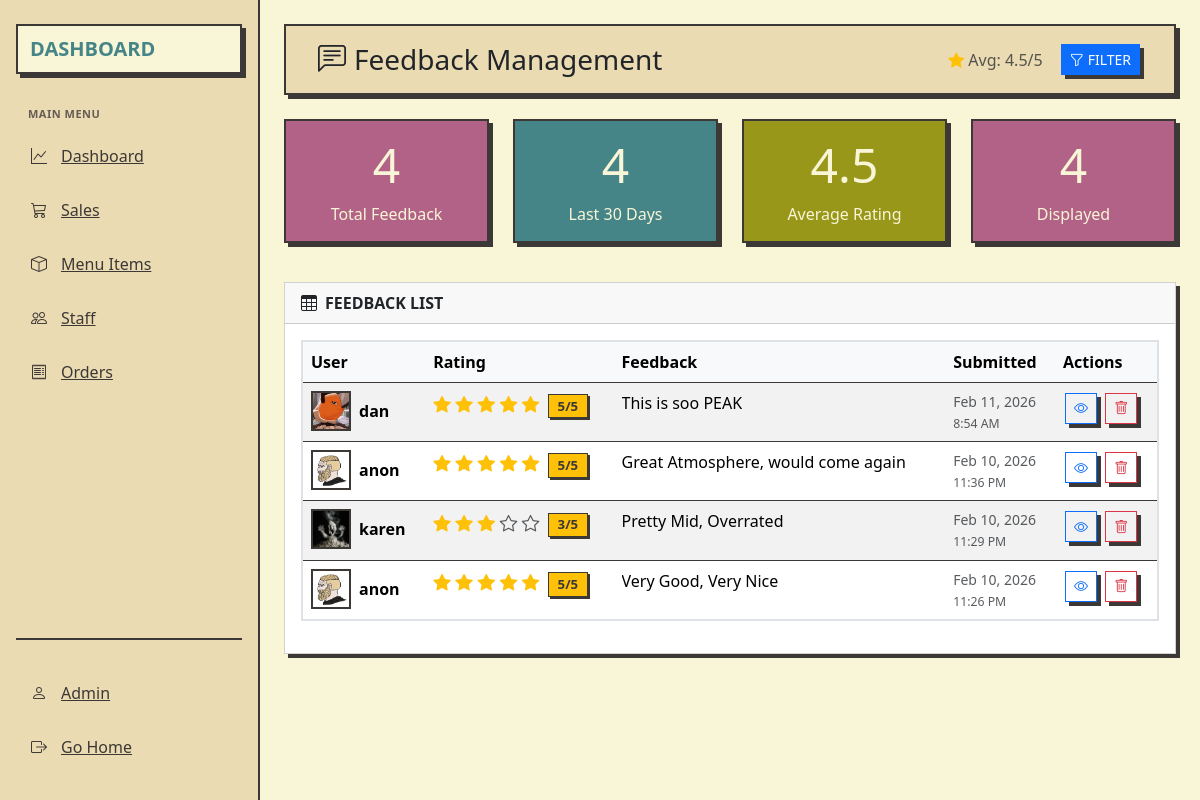
Screenshot of /feedback.php (signed in) with the database file from the repository.
### tables this page shows
CREATE TABLE `feedbacks` (
  `id` int(11) NOT NULL,
  `feedback_text` text NOT NULL,
  `rating` int(1) DEFAULT 3,
  `created_at` datetime NOT NULL,
  `user_id` int(11) DEFAULT NULL
);

CREATE TABLE `users` (
  `id` int(11) NOT NULL,
  `username` varchar(50) NOT NULL,
  `email` varchar(100) NOT NULL,
  `password` varchar(255) NOT NULL,
  `role_id` int(11) NOT NULL,
  `email_verified` tinyint(1) DEFAULT 0,
  `verification_token` varchar(64) DEFAULT NULL,
  `token_expires` datetime DEFAULT NULL,
  `profile_picture` varchar(255) DEFAULT 'default-profile.png',
  `is_active` tinyint(1) DEFAULT 1,
  `banned_at` datetime DEFAULT NULL,
  `ban_reason` text DEFAULT NULL
);

### app/permission.php (called while the page is built, shortened)
<?php
function hasPermission($permission_name) {
    global $pdo;
    $role_id = $_SESSION['role_id'] ?? null;
    $stmt = $pdo->prepare('
        SELECT COUNT(*) FROM role_permissions
        INNER JOIN permissions ON role_permissions.permission_id = permissions.id
        WHERE role_permissions.role_id = :role_id AND permissions.permission_name = :permission_name
    ');
    $stmt->execute(['role_id' => $role_id, 'permission_name' => $permission_name]);
    return $stmt->fetchColumn() > 0;
}

### app/feedback_functions.php (called while the page is built, shortened)
<?php
function getAllFeedbacks($pdo) {
    try {
        $stmt = $pdo->query("
            SELECT f.*,
                   COALESCE(u.username, 'Anonymous') as display_name,
                   u.profile_picture
            FROM feedbacks f
            LEFT JOIN users u ON f.user_id = u.id
            ORDER BY f.created_at DESC
        ");
        return $stmt->fetchAll(PDO::FETCH_ASSOC);
    } catch(PDOException $e) {
        error_log("Error fetching feedbacks: " . $e->getMessage());
        return [];
    }
}
function getFeedbackStats($pdo) {
    $stats = [];
    try {
        $stmt = $pdo->query("SELECT COUNT(*) as total FROM feedbacks");
        $stats['total'] = $stmt->fetch(PDO::FETCH_ASSOC)['total'];
        $stmt = $pdo->query("SELECT AVG(rating) as average_rating FROM feedbacks");
        $stats['average_rating'] = round($stmt->fetch(PDO::FETCH_ASSOC)['average_rating'], 1);
        $stmt = $pdo->query("
            SELECT rating, COUNT(*) as count
            FROM feedbacks
            GROUP BY rating
            ORDER BY rating DESC
        ");
        $stats['distribution'] = $stmt->fetchAll(PDO::FETCH_ASSOC);
        $stmt = $pdo->prepare("
            SELECT COUNT(*) as recent_count
            FROM feedbacks
            WHERE created_at >= DATE_SUB(NOW(), INTERVAL 30 DAY)
        ");
        $stmt->execute();
        $stats['recent'] = $stmt->fetch(PDO::FETCH_ASSOC)['recent_count'];
    } catch(PDOException $e) {
        error_log("Error getting feedback stats: " . $e->getMessage());
        $stats['total'] = 0;
        $stats['average_rating'] = 0;
        $stats['distribution'] = [];
        $stats['recent'] = 0;
    }
    return $stats;
}
?>

### feedback.php (the view, shortened to what this page needs)
<?php
require 'app/db.php';
require 'app/feedback_functions.php';
require 'app/permission.php';
$orderBy = 'created_at DESC';
$feedback_items = getAllFeedbacks($pdo);
usort($feedback_items, function($a, $b) use ($orderBy) {
    if ($orderBy === 'rating DESC, created_at DESC') {
        if ($a['rating'] == $b['rating']) {
            return strtotime($b['created_at']) - strtotime($a['created_at']);
        }
        return $b['rating'] - $a['rating'];
    } elseif ($orderBy === 'rating ASC, created_at DESC') {
        if ($a['rating'] == $b['rating']) {
            return strtotime($b['created_at']) - strtotime($a['created_at']);
        }
        return $a['rating'] - $b['rating'];
    } elseif ($orderBy === 'created_at ASC') {
        return strtotime($a['created_at']) - strtotime($b['created_at']);
    } else {
        return strtotime($b['created_at']) - strtotime($a['created_at']);
    }
});
$stats = getFeedbackStats($pdo);
?>
<!DOCTYPE html>
<html lang="en">
<head>
    <link rel="stylesheet" href="assets/css/dashboard.css">
    <link href="assets/vendor/bootstrap/css/bootstrap.min.css" rel="stylesheet">
    <link href="assets/vendor/bootstrap-icons/bootstrap-icons.css" rel="stylesheet">
</head>
<body>
    <div class="app-container">
        <aside class="sidebar" id="sidebar">
            <div class="logo">
                <div class="logo-text">Dashboard</div>
            </div>
            <nav class="nav-section">
                <div class="nav-label">Main Menu</div>
                <a href="dashboard.php" class="nav-item">
                    <i class="bi bi-graph-up"></i>
                    <span>Dashboard</span>
                </a>
                <a href="sales.php" class="nav-item">
                    <i class="bi bi-cart3"></i>
                    <span>Sales</span>
                </a>
                <a href="menu_items.php" class="nav-item">
                    <i class="bi bi-box"></i>
                    <span>Menu Items</span>
                </a>
                <?php if (hasPermission('manage_customers')): ?>
                <a href="customers.php" class="nav-item">
                    <i class="bi bi-people"></i>
                    <span>Customers</span>
                </a>
                <?php elseif (hasPermission('manage_staff')): ?>
                <a href="staff.php" class="nav-item">
                    <i class="bi bi-people"></i>
                    <span>Staff</span>
                </a>
                <?php endif; ?>
                <a href="orders.php" class="nav-item">
                    <i class="bi bi-receipt"></i>
                    <span>Orders</span>
                </a>
            </nav>
            <div class="sidebar-footer">
                <a href="profile.php" class="nav-item">
                    <i class="bi bi-person"></i>
                    <?php if (hasPermission('manage_customers')): ?>
                    <span>Staff</span>
                    <?php elseif (hasPermission('manage_staff')): ?>
                    <span>Admin</span>
                    <?php endif; ?>
                </a>
                <a href="index.php" class="nav-item">
                    <i class="bi bi-box-arrow-right"></i>
                    <span>Go Home</span>
                </a>
            </div>
        </aside>
        <div class="main-content">
            <div class="col-md-13 col-lg-12 p-4">
                <div class="top-bar d-flex justify-content-between align-items-center mb-4">
                    <h1 class="h3 mb-0">
                        <i class="bi bi-chat-left-text me-2"></i>Feedback Management
                    </h1>
                    <div class="d-flex gap-2 align-items-center">
                        <span class="text-muted me-2">
                            <i class="bi bi-star-fill text-warning"></i> Avg: <?php echo $stats['average_rating']; ?>/5
                        </span>
                        <div class="filter-wrapper">
                            <button class="btn btn-primary btn-sm" id="filterBtn" type="button">
                                <i class="bi bi-funnel me-1"></i>Filter
                            </button>
                        </div>
                    </div>
                </div>
                <div class="row mb-4">
                    <div class="col-md-3">
                        <div class="stat-card total">
                            <div class="text-center">
                                <h1 class="display-5"><?php echo $stats['total']; ?></h1>
                                <p class="mb-0">Total Feedback</p>
                            </div>
                        </div>
                    </div>
                    <div class="col-md-3">
                        <div class="stat-card preparing">
                            <div class="text-center">
                                <h1 class="display-5"><?php echo $stats['recent']; ?></h1>
                                <p class="mb-0">Last 30 Days</p>
                            </div>
                        </div>
                    </div>
                    <div class="col-md-3">
                        <div class="stat-card ready">
                            <div class="text-center">
                                <h1 class="display-5"><?php echo $stats['average_rating']; ?></h1>
                                <p class="mb-0">Average Rating</p>
                            </div>
                        </div>
                    </div>
                    <div class="col-md-3">
                        <div class="stat-card total">
                            <div class="text-center">
                                <h1 class="display-5"><?php echo count($feedback_items); ?></h1>
                                <p class="mb-0">Displayed</p>
                            </div>
                        </div>
                    </div>
                </div>
                <div class="card">
                    <div class="card-header">
                        <i class="bi bi-table me-2"></i>Feedback List
                    </div>
                    <div class="card-body">
                        <?php if (empty($feedback_items)): ?>
                        <div class="text-center text-muted py-5">
                            <i class="bi bi-chat-left-text display-1 opacity-25"></i>
                            <h4 class="mt-3">No feedback found</h4>
                            <p>Try adjusting your filters or check back later.</p>
                        </div>
                        <?php else: ?>
                        <div class="table-responsive">
                            <table class="table table-hover table-striped">
                                <thead class="table-light">
                                    <tr>
                                        <th>User</th>
                                        <th>Rating</th>
                                        <th>Feedback</th>
                                        <th>Submitted</th>
                                        <th class="table-actions">Actions</th>
                                    </tr>
                                </thead>
                                <tbody>
                                    <?php foreach ($feedback_items as $feedback): ?>
                                    <tr class="<?php echo $feedback['rating'] <= 2 ? 'banned-row' : ''; ?>">
                                        <td>
                                            <div class="d-flex align-items-center">
                                                <?php if (isset($feedback['profile_picture']) && $feedback['profile_picture']): ?>
                                                <img src="<?php echo htmlspecialchars($feedback['profile_picture']); ?>"
                                                     alt="User"
                                                     class="customer-avatar me-2">
                                                <?php else: ?>
                                                <div class="avatar-icon me-2">
                                                    <i class="bi bi-person"></i>
                                                </div>
                                                <?php endif; ?>
                                                <div>
                                                    <strong><?php echo htmlspecialchars($feedback['display_name']); ?></strong>
                                                </div>
                                            </div>
                                        </td>
                                        <td>
                                            <div class="rating-stars">
                                                <?php
                                                for ($i = 1; $i <= 5; $i++):
                                                ?>
                                                <i class="bi bi-star<?php echo $i <= $feedback['rating'] ? '-fill' : ''; ?> <?php echo $i <= $feedback['rating'] ? 'text-warning' : 'text-muted'; ?>"></i>
                                                <?php endfor; ?>
                                                <span class="badge bg-warning rating-badge ms-1">
                                                    <?php echo $feedback['rating']; ?>/5
                                                </span>
                                            </div>
                                        </td>
                                        <td>
                                            <div class="feedback-text" id="feedback-text-<?php echo $feedback['id']; ?>">
                                                <?php echo nl2br(htmlspecialchars($feedback['feedback_text'])); ?>
                                            </div>
                                        </td>
                                        <td class="text-muted small">
                                            <?php echo date('M j, Y', strtotime($feedback['created_at'])); ?>
                                            <br>
                                            <small>
                                                <?php echo date('g:i A', strtotime($feedback['created_at'])); ?>
                                            </small>
                                        </td>
                                        <td class="table-actions">
                                            <button class="btn btn-sm btn-outline-primary"
                                                    data-bs-toggle="modal"
                                                    data-bs-target="#viewFeedbackModal"
                                                    data-feedback-id="<?php echo $feedback['id']; ?>"
                                                    data-feedback-name="<?php echo htmlspecialchars($feedback['display_name']); ?>"
                                                    data-feedback-rating="<?php echo $feedback['rating']; ?>"
                                                    data-feedback-text="<?php echo htmlspecialchars($feedback['feedback_text']); ?>"
                                                    data-feedback-date="<?php echo date('F j, Y g:i A', strtotime($feedback['created_at'])); ?>"
                                                    onclick="viewFeedback(this)">
                                                <i class="bi bi-eye"></i>
                                            </button>
                                            <form method="POST" class="d-inline" onsubmit="return confirm('Delete this feedback? This action cannot be undone.');">
                                                <button type="submit" name="delete_feedback" class="btn btn-sm btn-outline-danger">
                                                    <i class="bi bi-trash"></i>
                                                </button>
                                            </form>
                                        </td>
                                    </tr>
                                    <?php endforeach; ?>
                                </tbody>
                            </table>
                        </div>
                        <?php endif; ?>
                    </div>
                </div>
            </div>
        </div>
    </div>
</body>
</html>

### rows the page displays
feedbacks: user.profile_picture (picture), display_name "dan", rating "5", feedback_text "This is soo PEAK", created_at "Feb 11, 2026", created_at "8:54 AM"
feedbacks: user.profile_picture (picture), display_name "anon", rating "5", feedback_text "Great Atmosphere, would come again", created_at "Feb 10, 2026", created_at "11:36 PM"
feedbacks: user.profile_picture (picture), display_name "karen", rating "3", feedback_text "Pretty Mid, Overrated", created_at "Feb 10, 2026", created_at "11:29 PM"
feedbacks: user.profile_picture (picture), display_name "anon", rating "5", feedback_text "Very Good, Very Nice", created_at "Feb 10, 2026", created_at "11:26 PM"

### other values shown
$stats['average_rating'] "4.5"
$stats['total'] "4"
$stats['recent'] "4"
count($feedback_items) "4"
